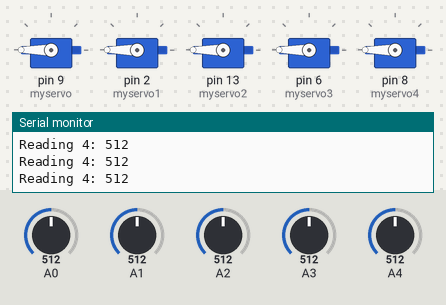
The sketch below on a simulated Arduino Uno, built with avr-gcc and run on an emulated ATmega328P. Parts: 5 × servo, the last lines printed to the serial monitor. The test bench sets the inputs (shaded band); at power-on: A3 = 512, A0 = 512, A1 = 512, A2 = 512, A4 = 512.

Above: at 1.2 s.
1.3 s: A3 set to 215
4.3 s: A3 set to 190
At 5.3 s:
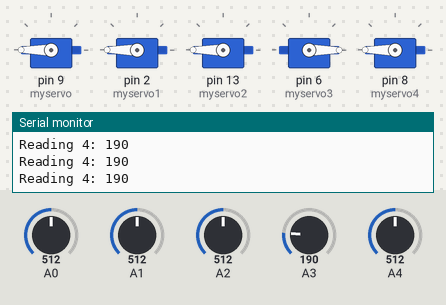
5.8 s: A0 set to 208
7.3 s: A0 set to 186
At 8.5 s:
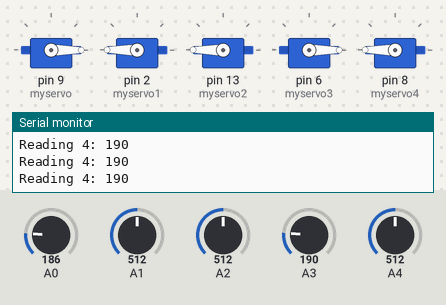
8.8 s: A1 set to 218
11.8 s: A1 set to 191
At 12.4 s:
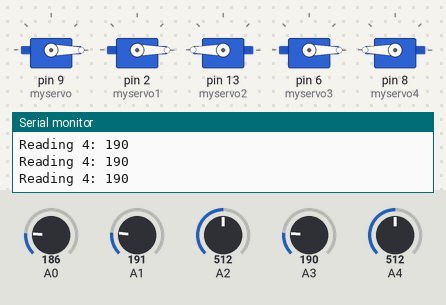
Timing chart, 0 to 14.3 s (numbered marks = the images above; inputs shaded):
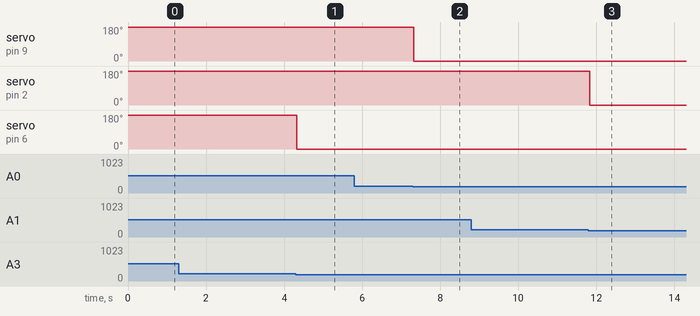

The sketch:

FINAL.ino
```cpp
#include <Servo.h>
Servo myservo;
Servo myservo1;
Servo myservo2;
Servo myservo3;
Servo myservo4;


void setup() {
  Serial.begin(9600);  // Begin serial communication
  myservo.attach(9);
  myservo1.attach(2);
  myservo2.attach(13);
  myservo3.attach(6);
  myservo4.attach(8);
}
void loop() {
  int reading1 = analogRead(0);
  int reading2 = analogRead(1);
  int reading3 = analogRead(2);
  int reading4 = analogRead(3);
  int reading5 = analogRead(4);
  // Serial.print("Reading 1: ");
  // Serial.println(reading1);

  // Serial.print("Reading 2: ");
  // Serial.println(reading2);

  // Serial.print("Reading 3: ");
  // Serial.println(reading3);

  Serial.print("Reading 4: ");
  Serial.println(reading4);
  // myservo3.write(180);

  // // // Write the value
  // Serial.print("Reading 5: ");
  // Serial.println(reading5);
  // Write the value

  // myservo2.write(180);

  if (reading1 < 200) {
    myservo.write(0);
  }
  if (reading1 > 200) {
    myservo.write(180);
  }
  if (reading2 < 200) {
    myservo1.write(0);
  }
  if (reading2 > 200) {
    myservo1.write(180);
  }

  if (reading3 < 200) {
    myservo2.write(0);
  }
  if (reading3 > 200) {
    myservo2.write(180);
  }
  if (reading4 < 200) {
    myservo3.write(0);
  }
  if (reading4 > 300) {
    myservo3.write(180);
  }
  if (reading5 < 300) {
    myservo4.write(0);
  }
  if (reading5 > 200) {
    myservo4.write(180);
  }
}
```

Measured:
- the behaviour switches between 200 and 199 on A3 (found by bisection; images 0 and 1)
- the behaviour switches between 200 and 199 on A0 (found by bisection; images 1 and 2)
- the behaviour switches between 200 and 199 on A1 (found by bisection; images 2 and 3)
- after the input at 4.3 s, servo on pin 6 (myservo3): 180° → 0° at once
- after the input at 7.3 s, servo on pin 9 (myservo): 180° → 0° at once
- after the input at 11.8 s, servo on pin 2 (myservo1): 180° → 0° at once
